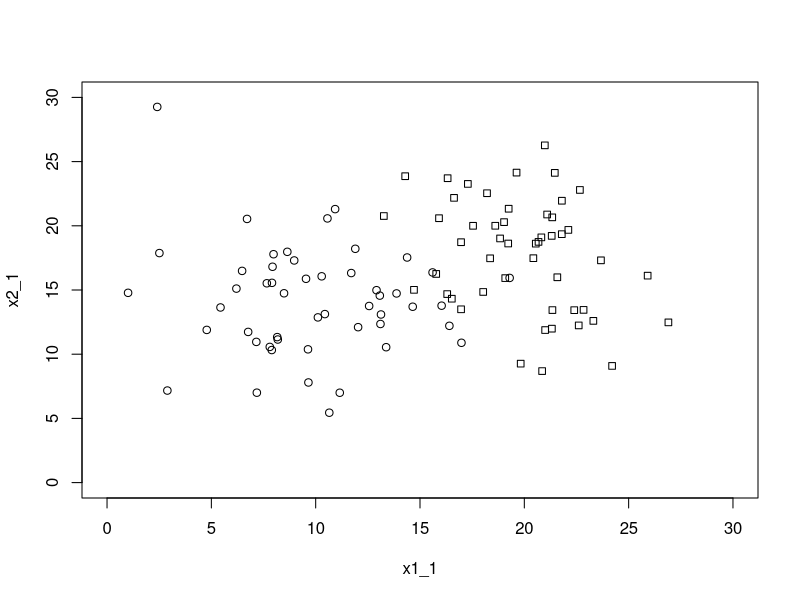

This chart was generated by the following R code:
library(e1071)
x1_1 <- rnorm(50, mean = 10, sd = 4)
x1_2 <- rnorm(50, mean = 20, sd = 3)
x2_1 <- rnorm(50, mean = 14, sd = 4)
x2_2 <- rnorm(50, mean = 18, sd = 4)
plot(x1_1, x2_1, pch=21, xlim=c(0, 30),ylim=c(0, 30))
points(x1_2,x2_2, pch=22)
x1 <- c(x1_1, x1_2)
x2 <- c(x2_1, x2_2)